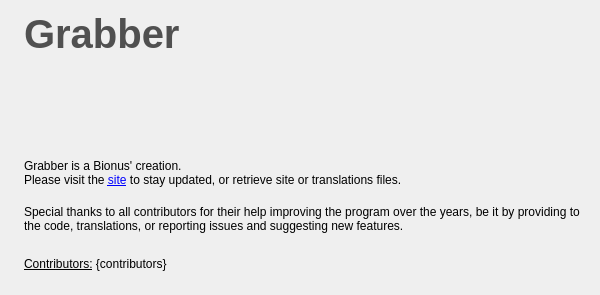
<?xml version="1.0" encoding="UTF-8"?>
<ui version="4.0">
 <class>AboutWindow</class>
 <widget class="QWidget" name="AboutWindow">
  <property name="geometry">
   <rect>
    <x>0</x>
    <y>0</y>
    <width>600</width>
    <height>295</height>
   </rect>
  </property>
  <property name="sizePolicy">
   <sizepolicy hsizetype="Fixed" vsizetype="Fixed">
    <horstretch>0</horstretch>
    <verstretch>0</verstretch>
   </sizepolicy>
  </property>
  <property name="windowTitle">
   <string>About Grabber</string>
  </property>
  <property name="windowIcon">
   <iconset resource="../resources/resources.qrc">
    <normaloff>:/images/icon.ico</normaloff>:/images/icon.ico</iconset>
  </property>
  <layout class="QHBoxLayout" name="horizontalLayout" stretch="0,1">
   <item>
    <widget class="QLabel" name="label">
     <property name="text">
      <string/>
     </property>
     <property name="pixmap">
      <pixmap resource="../resources/resources.qrc">:/images/icon.png</pixmap>
     </property>
    </widget>
   </item>
   <item>
    <layout class="QVBoxLayout" name="verticalLayout">
     <item>
      <widget class="QLabel" name="labelTitle">
       <property name="text">
        <string notr="true">&lt;span style=&quot; font-size:30pt; font-weight:600; color:#505050;&quot;&gt;Grabber&lt;/p&gt;</string>
       </property>
      </widget>
     </item>
     <item>
      <widget class="QLabel" name="labelCurrent">
       <property name="text">
        <string/>
       </property>
      </widget>
     </item>
     <item>
      <widget class="QLabel" name="labelMessage">
       <property name="text">
        <string/>
       </property>
      </widget>
     </item>
     <item>
      <widget class="QLabel" name="labelCreator">
       <property name="text">
        <string>&lt;html&gt;&lt;head/&gt;&lt;body&gt;&lt;p&gt;Grabber is a Bionus' creation.&lt;br/&gt;Please visit the &lt;a href=&quot;{website}&quot;&gt;&lt;span style=&quot; text-decoration: underline; color:#0000ff;&quot;&gt;site&lt;/span&gt;&lt;/a&gt; to stay updated, or retrieve site or translations files.&lt;/p&gt;&lt;/body&gt;&lt;/html&gt;</string>
       </property>
       <property name="textFormat">
        <enum>Qt::RichText</enum>
       </property>
       <property name="wordWrap">
        <bool>true</bool>
       </property>
       <property name="openExternalLinks">
        <bool>true</bool>
       </property>
      </widget>
     </item>
     <item>
      <widget class="QLabel" name="labelThanks">
       <property name="text">
        <string>Special thanks to all contributors for their help improving the program over the years, be it by providing to the code, translations, or reporting issues and suggesting new features.</string>
       </property>
       <property name="wordWrap">
        <bool>true</bool>
       </property>
      </widget>
     </item>
     <item>
      <widget class="QLabel" name="labelContributors">
       <property name="text">
        <string>&lt;u&gt;Contributors:&lt;/u&gt; {contributors}</string>
       </property>
       <property name="wordWrap">
        <bool>true</bool>
       </property>
      </widget>
     </item>
    </layout>
   </item>
  </layout>
 </widget>
 <resources>
  <include location="../resources/resources.qrc"/>
 </resources>
 <connections/>
</ui>
